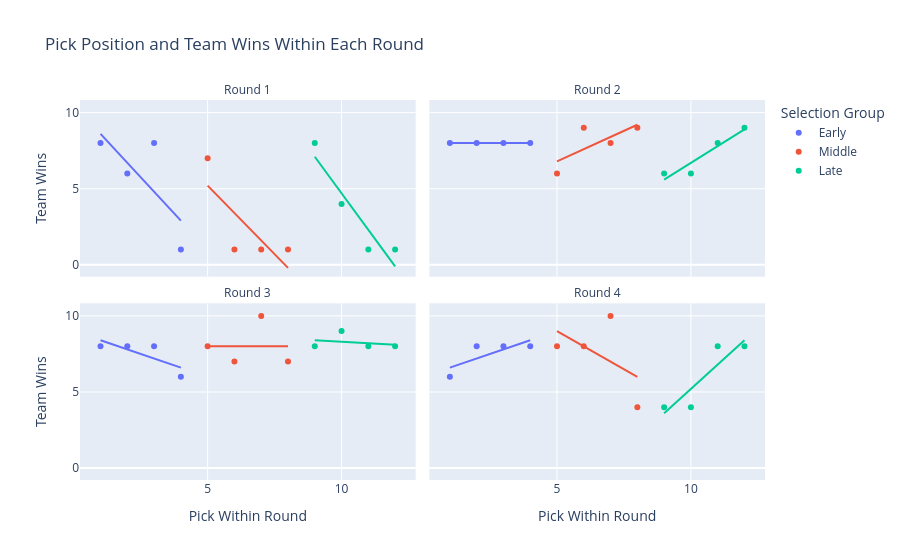

Here is the notebook cell this chart was saved with:
### Code cell
# Creates a combined scatterplot that displays the pick a player was selected, the pick
# group that player is in, and how many team wins the team that selected that player had

# Generated a regression line that shows the correlation between a player's pick number
# and how many wins a team got

fig = px.scatter(
    df,
    x="pick_in_round",
    y="team_wins",
    color="pick_group",
    facet_col="round",
    facet_col_wrap=2,
    trendline="ols",
    hover_data=[
        "player",
        "position",
        "roster_id",
        "team_points",
    ],
    category_orders={
        "pick_group": ["Early", "Middle", "Late"]
    },
    labels={
        "pick_in_round": "Pick Within Round",
        "team_wins": "Team Wins",
        "pick_group": "Selection Group",
    },
    title="Pick Position and Team Wins Within Each Round",
)

fig.for_each_annotation(
    lambda annotation: annotation.update(
        text=annotation.text.replace("round=", "Round ")
    )
)

fig.show()

### Figure 1 — Plotly figure (JSON) as saved in the notebook; plotly's stock layout.template omitted (floating-point values rounded to 4 significant figures)
{"data": [{"customdata": [["Clyde Edwards-Helaire", "RB", 4, 1440], ["Jonathan Taylor", "RB", 5, 1280], ["J.K. Dobbins", "RB", 11, 1414], ["Jerry Jeudy", "WR", 2, 887]], "hovertemplate": "Selection Group=Early<br>round=1<br>Pick Within Round=%{x}<br>Team Wins=%{y}<br>player=%{customdata[0]}<br>position=%{customdata[1]}<br>roster_id=%{customdata[2]}<br>team_points=%{customdata[3]}<extra></extra>", "legendgroup": "Early", "marker": {"color": "#636efa", "symbol": "circle"}, "mode": "markers", "name": "Early", "orientation": "v", "showlegend": true, "type": "scatter", "x": [1, 2, 3, 4], "xaxis": "x3", "y": [8, 6, 8, 1], "yaxis": "y3"}, {"hovertemplate": "<b>OLS trendline</b><br>team_wins = -1.9 * pick_in_round + 10.5<br>R<sup>2</sup>=0.551145<br><br>Selection Group=Early<br>round=1<br>Pick Within Round=%{x}<br>Team Wins=%{y} <b>(trend)</b><extra></extra>", "legendgroup": "Early", "marker": {"color": "#636efa", "symbol": "circle"}, "mode": "lines", "name": "Early", "showlegend": false, "type": "scatter", "x": [1, 2, 3, 4], "xaxis": "x3", "y": [8.6, 6.7, 4.8, 2.9], "yaxis": "y3"}, {"customdata": [["Ke'Shawn Vaughn", "RB", 4, 1440], ["Laviska Shenault", "WR", 6, 1258], ["Brandon Aiyuk", "WR", 11, 1414], ["K.J. Hamler", "WR", 6, 1258]], "hovertemplate": "Selection Group=Early<br>round=2<br>Pick Within Round=%{x}<br>Team Wins=%{y}<br>player=%{customdata[0]}<br>position=%{customdata[1]}<br>roster_id=%{customdata[2]}<br>team_points=%{customdata[3]}<extra></extra>", "legendgroup": "Early", "marker": {"color": "#636efa", "symbol": "circle"}, "mode": "markers", "name": "Early", "orientation": "v", "showlegend": false, "type": "scatter", "x": [1, 2, 3, 4], "xaxis": "x4", "y": [8, 8, 8, 8], "yaxis": "y4"}, {"hovertemplate": "<b>OLS trendline</b><br>team_wins = 0 * pick_in_round + 8<br>R<sup>2</sup>=-inf<br><br>Selection Group=Early<br>round=2<br>Pick Within Round=%{x}<br>Team Wins=%{y} <b>(trend)</b><extra></extra>", "legendgroup": "Early", "marker": {"color": "#636efa", "symbol": "circle"}, "mode": "lines", "name": "Early", "showlegend": false, "type": "scatter", "x": [1, 2, 3, 4], "xaxis": "x4", "y": [8.0, 8.0, 8.0, 8.0], "yaxis": "y4"}, {"customdata": [["Joe Burrow", "QB", 6, 1258], ["Anthony McFarland", "RB", 6, 1258], ["Darrynton Evans", "RB", 11, 1414], ["Devin Duvernay", "WR", 5, 1280]], "hovertemplate": "Selection Group=Early<br>round=3<br>Pick Within Round=%{x}<br>Team Wins=%{y}<br>player=%{customdata[0]}<br>position=%{customdata[1]}<br>roster_id=%{customdata[2]}<br>team_points=%{customdata[3]}<extra></extra>", "legendgroup": "Early", "marker": {"color": "#636efa", "symbol": "circle"}, "mode": "markers", "name": "Early", "orientation": "v", "showlegend": false, "type": "scatter", "x": [1, 2, 3, 4], "xaxis": "x", "y": [8, 8, 8, 6], "yaxis": "y"}, {"hovertemplate": "<b>OLS trendline</b><br>team_wins = -0.6 * pick_in_round + 9<br>R<sup>2</sup>=0.600000<br><br>Selection Group=Early<br>round=3<br>Pick Within Round=%{x}<br>Team Wins=%{y} <b>(trend)</b><extra></extra>", "legendgroup": "Early", "marker": {"color": "#636efa", "symbol": "circle"}, "mode": "lines", "name": "Early", "showlegend": false, "type": "scatter", "x": [1, 2, 3, 4], "xaxis": "x", "y": [8.4, 7.8, 7.2, 6.6], "yaxis": "y"}, {"customdata": [["Lamical Perine", "RB", 5, 1280], ["Justin Herbert", "QB", 6, 1258], ["Jordan Love", "QB", 1, 1270], ["Cole Kmet", "TE", 1, 1270]], "hovertemplate": "Selection Group=Early<br>round=4<br>Pick Within Round=%{x}<br>Team Wins=%{y}<br>player=%{customdata[0]}<br>position=%{customdata[1]}<br>roster_id=%{customdata[2]}<br>team_points=%{customdata[3]}<extra></extra>", "legendgroup": "Early", "marker": {"color": "#636efa", "symbol": "circle"}, "mode": "markers", "name": "Early", "orientation": "v", "showlegend": false, "type": "scatter", "x": [1, 2, 3, 4], "xaxis": "x2", "y": [6, 8, 8, 8], "yaxis": "y2"}, {"hovertemplate": "<b>OLS trendline</b><br>team_wins = 0.6 * pick_in_round + 6<br>R<sup>2</sup>=0.600000<br><br>Selection Group=Early<br>round=4<br>Pick Within Round=%{x}<br>Team Wins=%{y} <b>(trend)</b><extra></extra>", "legendgroup": "Early", "marker": {"color": "#636efa", "symbol": "circle"}, "mode": "lines", "name": "Early", "showlegend": false, "type": "scatter", "x": [1, 2, 3, 4], "xaxis": "x2", "y": [6.6, 7.2, 7.8, 8.4], "yaxis": "y2"}, {"customdata": [["Cam Akers", "RB", 8, 1185], ["D'Andre Swift", "RB", 2, 887], ["CeeDee Lamb", "WR", 2, 887], ["Justin Jefferson", "WR", 2, 887]], "hovertemplate": "Selection Group=Middle<br>round=1<br>Pick Within Round=%{x}<br>Team Wins=%{y}<br>player=%{customdata[0]}<br>position=%{customdata[1]}<br>roster_id=%{customdata[2]}<br>team_points=%{customdata[3]}<extra></extra>", "legendgroup": "Middle", "marker": {"color": "#EF553B", "symbol": "circle"}, "mode": "markers", "name": "Middle", "orientation": "v", "showlegend": true, "type": "scatter", "x": [5, 6, 7, 8], "xaxis": "x3", "y": [7, 1, 1, 1], "yaxis": "y3"}, {"hovertemplate": "<b>OLS trendline</b><br>team_wins = -1.8 * pick_in_round + 14.2<br>R<sup>2</sup>=0.600000<br><br>Selection Group=Middle<br>round=1<br>Pick Within Round=%{x}<br>Team Wins=%{y} <b>(trend)</b><extra></extra>", "legendgroup": "Middle", "marker": {"color": "#EF553B", "symbol": "circle"}, "mode": "lines", "name": "Middle", "showlegend": false, "type": "scatter", "x": [5, 6, 7, 8], "xaxis": "x3", "y": [5.2, 3.4, 1.6, -0.2], "yaxis": "y3"}, {"customdata": [["Michael Pittman", "WR", 5, 1280], ["Bryan Edwards", "WR", 12, 1395], ["Zack Moss", "RB", 6, 1258], ["A.J. Dillon", "RB", 12, 1395]], "hovertemplate": "Selection Group=Middle<br>round=2<br>Pick Within Round=%{x}<br>Team Wins=%{y}<br>player=%{customdata[0]}<br>position=%{customdata[1]}<br>roster_id=%{customdata[2]}<br>team_points=%{customdata[3]}<extra></extra>", "legendgroup": "Middle", "marker": {"color": "#EF553B", "symbol": "circle"}, "mode": "markers", "name": "Middle", "orientation": "v", "showlegend": false, "type": "scatter", "x": [5, 6, 7, 8], "xaxis": "x4", "y": [6, 9, 8, 9], "yaxis": "y4"}, {"hovertemplate": "<b>OLS trendline</b><br>team_wins = 0.8 * pick_in_round + 2.8<br>R<sup>2</sup>=0.533333<br><br>Selection Group=Middle<br>round=2<br>Pick Within Round=%{x}<br>Team Wins=%{y} <b>(trend)</b><extra></extra>", "legendgroup": "Middle", "marker": {"color": "#EF553B", "symbol": "circle"}, "mode": "lines", "name": "Middle", "showlegend": false, "type": "scatter", "x": [5, 6, 7, 8], "xaxis": "x4", "y": [6.8, 7.6, 8.4, 9.2], "yaxis": "y4"}, {"customdata": [["Van Jefferson", "WR", 4, 1440], ["Donovan Peoples-Jones", "WR", 8, 1185], ["Lynn Bowden", "WR", 7, 1273], ["Antonio Gandy-Golden", "WR", 8, 1185]], "hovertemplate": "Selection Group=Middle<br>round=3<br>Pick Within Round=%{x}<br>Team Wins=%{y}<br>player=%{customdata[0]}<br>position=%{customdata[1]}<br>roster_id=%{customdata[2]}<br>team_points=%{customdata[3]}<extra></extra>", "legendgroup": "Middle", "marker": {"color": "#EF553B", "symbol": "circle"}, "mode": "markers", "name": "Middle", "orientation": "v", "showlegend": false, "type": "scatter", "x": [5, 6, 7, 8], "xaxis": "x", "y": [8, 7, 10, 7], "yaxis": "y"}, {"hovertemplate": "<b>OLS trendline</b><br>team_wins = 6.66134e-16 * pick_in_round + 8<br>R<sup>2</sup>=0.000000<br><br>Selection Group=Middle<br>round=3<br>Pick Within Round=%{x}<br>Team Wins=%{y} <b>(trend)</b><extra></extra>", "legendgroup": "Middle", "marker": {"color": "#EF553B", "symbol": "circle"}, "mode": "lines", "name": "Middle", "showlegend": false, "type": "scatter", "x": [5, 6, 7, 8], "xaxis": "x", "y": [8.0, 8.0, 8.0, 8.0], "yaxis": "y"}, {"customdata": [["Jeff Thomas", "WR", 4, 1440], ["Devin Asiasi", "TE", 11, 1414], ["John Hightower", "WR", 7, 1273], ["Quez Watkins", "WR", 9, 1243]], "hovertemplate": "Selection Group=Middle<br>round=4<br>Pick Within Round=%{x}<br>Team Wins=%{y}<br>player=%{customdata[0]}<br>position=%{customdata[1]}<br>roster_id=%{customdata[2]}<br>team_points=%{customdata[3]}<extra></extra>", "legendgroup": "Middle", "marker": {"color": "#EF553B", "symbol": "circle"}, "mode": "markers", "name": "Middle", "orientation": "v", "showlegend": false, "type": "scatter", "x": [5, 6, 7, 8], "xaxis": "x2", "y": [8, 8, 10, 4], "yaxis": "y2"}, {"hovertemplate": "<b>OLS trendline</b><br>team_wins = -1 * pick_in_round + 14<br>R<sup>2</sup>=0.263158<br><br>Selection Group=Middle<br>round=4<br>Pick Within Round=%{x}<br>Team Wins=%{y} <b>(trend)</b><extra></extra>", "legendgroup": "Middle", "marker": {"color": "#EF553B", "symbol": "circle"}, "mode": "lines", "name": "Middle", "showlegend": false, "type": "scatter", "x": [5, 6, 7, 8], "xaxis": "x2", "y": [9.0, 8.0, 7.0, 6.0], "yaxis": "y2"}, {"customdata": [["Jalen Reagor", "WR", 6, 1258], ["Henry Ruggs III", "WR", 9, 1243], ["Tee Higgins", "WR", 2, 887], ["Denzel Mims", "WR", 2, 887]], "hovertemplate": "Selection Group=Late<br>round=1<br>Pick Within Round=%{x}<br>Team Wins=%{y}<br>player=%{customdata[0]}<br>position=%{customdata[1]}<br>roster_id=%{customdata[2]}<br>team_points=%{customdata[3]}<extra></extra>", "legendgroup": "Late", "marker": {"color": "#00cc96", "symbol": "circle"}, "mode": "markers", "name": "Late", "orientation": "v", "showlegend": true, "type": "scatter", "x": [9, 10, 11, 12], "xaxis": "x3", "y": [8, 4, 1, 1], "yaxis": "y3"}, {"hovertemplate": "<b>OLS trendline</b><br>team_wins = -2.4 * pick_in_round + 28.7<br>R<sup>2</sup>=0.872727<br><br>Selection Group=Late<br>round=1<br>Pick Within Round=%{x}<br>Team Wins=%{y} <b>(trend)</b><extra></extra>", "legendgroup": "Late", "marker": {"color": "#00cc96", "symbol": "circle"}, "mode": "lines", "name": "Late", "showlegend": false, "type": "scatter", "x": [9, 10, 11, 12], "xaxis": "x3", "y": [7.1, 4.7, 2.3, -0.1], "yaxis": "y3"}, {"customdata": [["Antonio Gibson", "RB", 5, 1280], ["Joshua Kelley", "RB", 5, 1280], ["Chase Claypool", "WR", 3, 1412], ["Tua Tagovailoa", "QB", 12, 1395]], "hovertemplate": "Selection Group=Late<br>round=2<br>Pick Within Round=%{x}<br>Team Wins=%{y}<br>player=%{customdata[0]}<br>position=%{customdata[1]}<br>roster_id=%{customdata[2]}<br>team_points=%{customdata[3]}<extra></extra>", "legendgroup": "Late", "marker": {"color": "#00cc96", "symbol": "circle"}, "mode": "markers", "name": "Late", "orientation": "v", "showlegend": false, "type": "scatter", "x": [9, 10, 11, 12], "xaxis": "x4", "y": [6, 6, 8, 9], "yaxis": "y4"}, {"hovertemplate": "<b>OLS trendline</b><br>team_wins = 1.1 * pick_in_round + -4.3<br>R<sup>2</sup>=0.896296<br><br>Selection Group=Late<br>round=2<br>Pick Within Round=%{x}<br>Team Wins=%{y} <b>(trend)</b><extra></extra>", "legendgroup": "Late", "marker": {"color": "#00cc96", "symbol": "circle"}, "mode": "lines", "name": "Late", "showlegend": false, "type": "scatter", "x": [9, 10, 11, 12], "xaxis": "x4", "y": [5.6, 6.7, 7.8, 8.9], "yaxis": "y4"}, {"customdata": [["DeeJay Dallas", "RB", 11, 1414], ["Adam Trautman", "TE", 12, 1395], ["Tyler Johnson", "WR", 4, 1440], ["Eno Benjamin", "RB", 4, 1440]], "hovertemplate": "Selection Group=Late<br>round=3<br>Pick Within Round=%{x}<br>Team Wins=%{y}<br>player=%{customdata[0]}<br>position=%{customdata[1]}<br>roster_id=%{customdata[2]}<br>team_points=%{customdata[3]}<extra></extra>", "legendgroup": "Late", "marker": {"color": "#00cc96", "symbol": "circle"}, "mode": "markers", "name": "Late", "orientation": "v", "showlegend": false, "type": "scatter", "x": [9, 10, 11, 12], "xaxis": "x", "y": [8, 9, 8, 8], "yaxis": "y"}, {"hovertemplate": "<b>OLS trendline</b><br>team_wins = -0.1 * pick_in_round + 9.3<br>R<sup>2</sup>=0.066667<br><br>Selection Group=Late<br>round=3<br>Pick Within Round=%{x}<br>Team Wins=%{y} <b>(trend)</b><extra></extra>", "legendgroup": "Late", "marker": {"color": "#00cc96", "symbol": "circle"}, "mode": "lines", "name": "Late", "showlegend": false, "type": "scatter", "x": [9, 10, 11, 12], "xaxis": "x", "y": [8.4, 8.3, 8.2, 8.1], "yaxis": "y"}, {"customdata": [["James Proche", "WR", 9, 1243], ["K.J. Hill", "WR", 9, 1243], ["Quintez Cephus", "WR", 3, 1412], ["Jalen Hurts", "QB", 1, 1270]], "hovertemplate": "Selection Group=Late<br>round=4<br>Pick Within Round=%{x}<br>Team Wins=%{y}<br>player=%{customdata[0]}<br>position=%{customdata[1]}<br>roster_id=%{customdata[2]}<br>team_points=%{customdata[3]}<extra></extra>", "legendgroup": "Late", "marker": {"color": "#00cc96", "symbol": "circle"}, "mode": "markers", "name": "Late", "orientation": "v", "showlegend": false, "type": "scatter", "x": [9, 10, 11, 12], "xaxis": "x2", "y": [4, 4, 8, 8], "yaxis": "y2"}, {"hovertemplate": "<b>OLS trendline</b><br>team_wins = 1.6 * pick_in_round + -10.8<br>R<sup>2</sup>=0.800000<br><br>Selection Group=Late<br>round=4<br>Pick Within Round=%{x}<br>Team Wins=%{y} <b>(trend)</b><extra></extra>", "legendgroup": "Late", "marker": {"color": "#00cc96", "symbol": "circle"}, "mode": "lines", "name": "Late", "showlegend": false, "type": "scatter", "x": [9, 10, 11, 12], "xaxis": "x2", "y": [3.6, 5.2, 6.8, 8.4], "yaxis": "y2"}], "layout": {"annotations": [{"font": {}, "showarrow": false, "text": "Round 3", "x": 0.245, "xanchor": "center", "xref": "paper", "y": 0.465, "yanchor": "bottom", "yref": "paper"}, {"font": {}, "showarrow": false, "text": "Round 4", "x": 0.755, "xanchor": "center", "xref": "paper", "y": 0.465, "yanchor": "bottom", "yref": "paper"}, {"font": {}, "showarrow": false, "text": "Round 1", "x": 0.245, "xanchor": "center", "xref": "paper", "y": 1.0, "yanchor": "bottom", "yref": "paper"}, {"font": {}, "showarrow": false, "text": "Round 2", "x": 0.755, "xanchor": "center", "xref": "paper", "y": 1.0, "yanchor": "bottom", "yref": "paper"}], "legend": {"title": {"text": "Selection Group"}, "tracegroupgap": 0}, "title": {"text": "Pick Position and Team Wins Within Each Round"}, "xaxis": {"anchor": "y", "domain": [0, 0.49], "title": {"text": "Pick Within Round"}}, "xaxis2": {"anchor": "y2", "domain": [0.51, 1], "matches": "x", "title": {"text": "Pick Within Round"}}, "xaxis3": {"anchor": "y3", "domain": [0, 0.49], "matches": "x", "showticklabels": false}, "xaxis4": {"anchor": "y4", "domain": [0.51, 1], "matches": "x", "showticklabels": false}, "yaxis": {"anchor": "x", "domain": [0, 0.465], "title": {"text": "Team Wins"}}, "yaxis2": {"anchor": "x2", "domain": [0, 0.465], "matches": "y", "showticklabels": false}, "yaxis3": {"anchor": "x3", "domain": [0.535, 1.0], "matches": "y", "title": {"text": "Team Wins"}}, "yaxis4": {"anchor": "x4", "domain": [0.535, 1.0], "matches": "y", "showticklabels": false}}}
